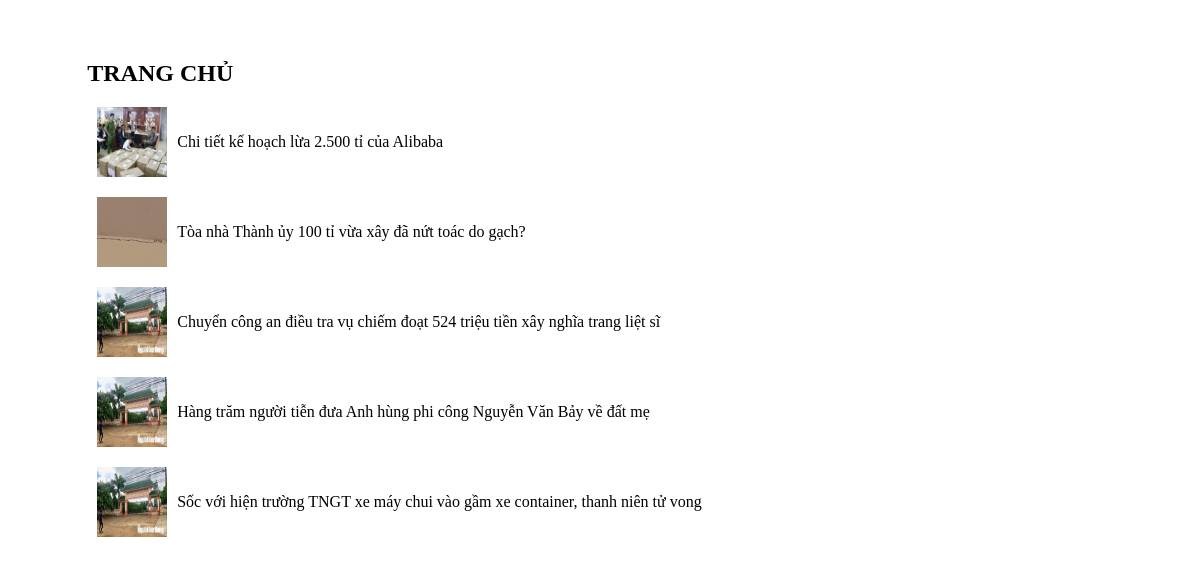
Before: / with the older database file.
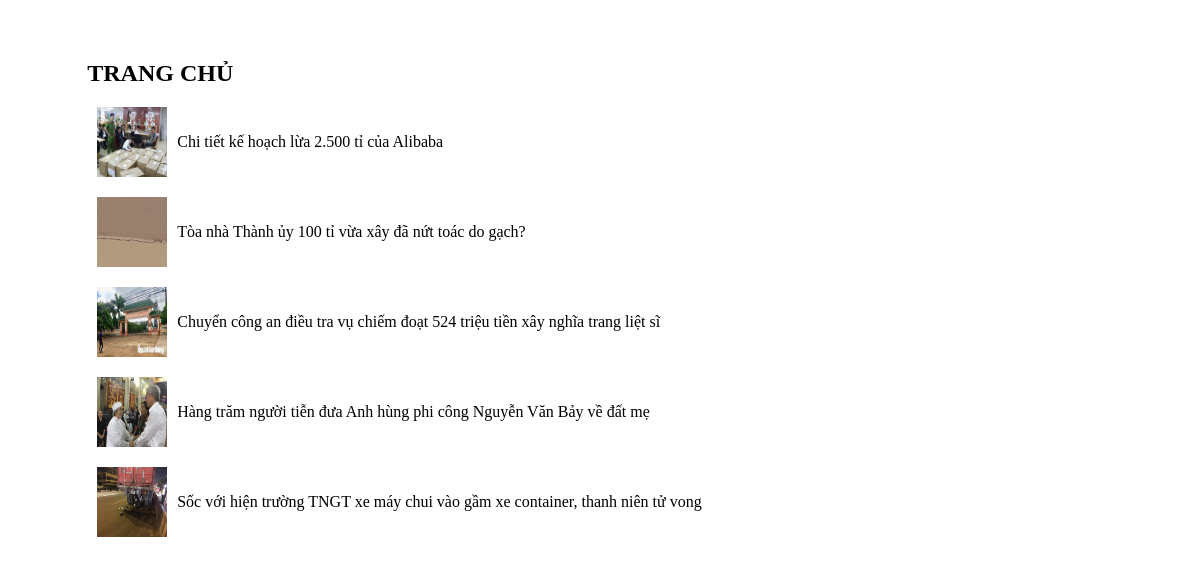
After: the same page with the newer database file.
### tables this page shows
CREATE TABLE `news` (
  `id` int(11) NOT NULL,
  `title` text NOT NULL,
  `description` text DEFAULT NULL,
  `image` varchar(255) NOT NULL,
  `created_at` timestamp NULL DEFAULT NULL
);

### Model/dbConnect.php (called while the page is built, shortened)
<?php
class Connect
{
    public function dbConnect()
    {
        $servername = "localhost";
        $username = "root";
        $password = "";
        $dbname = "exercise2";
        $conn = new mysqli($servername, $username, $password, $dbname);
        mysqli_set_charset($conn,"utf8");
        return $conn;
    }
}
?>

### Model/News.php (called while the page is built, shortened)
<?php
require('dbConnect.php');
class News extends Connect
{
	protected $conn;
	public function __construct() {
		$this->conn = $this->dbConnect();
	}
	public function getAllNews ()
	{
		$sql = "SELECT * FROM news";
		$list = $this->conn->query($sql);
		return $list;
	}
}
?>

### View/list.php (the view)
<div class="news-block">
	<h2><strong>Trang chủ</strong></h2>
	<?php
		if ($list->num_rows > 0) {
			while($row = $list->fetch_assoc()) {
				echo "<a class='list-item' href='?id=" . $row["id"] . "'>";
				echo "<img src='public/images/" . $row["image"] . "' alt='News image'>";
				echo "<span>" . $row["title"]. "</span>";
				echo "</a>";
			}
		} else {
			echo "Không tìm thấy thông tin!";
		}
	?>
</div>

### index.php (shortened to what this page needs)
<!DOCTYPE html>
<html lang="en">
<head>
	<link rel="stylesheet" href="public/css/style.css">
</head>
<body>
	<div class="content-section">
		<?php
			include('Controller/NewsController.php');
		?>
	</div>
</body>
</html>

### Controller/NewsController.php
<?php
require_once("Model/News.php");
class  NewsController
{
	public function index()
	{
		$modelNews = new News();
		if (!isset($_GET['id'])) {
			$list = $modelNews->getAllNews();
			include_once("View/list.php");
		} else {
			$detail = $modelNews->getNewsDetail($_GET['id']);
			include_once("View/show.php");
		}
	}
};
$news = new NewsController();
$news->index();

### public/css/style.css (style rules this page uses)
.content-section { margin: 20px auto; width: 90%; }
.news-block { padding: 20px; }
.news-block h2 { text-transform: uppercase; }
.list-item { text-decoration: none; display: flex; margin: 20px 0; align-items: center; color: #000; }
.list-item img { width: 70px; height: 70px; margin: 0 10px; }

Changed rows visible on the page:
changed news "Hàng trăm người tiễn đưa Anh hùng phi công Nguyễn Văn Bảy về đất mẹ": image: a different picture
changed news "Sốc với hiện trường TNGT xe máy chui vào gầm xe container, thanh niên tử vong": image: a different picture
